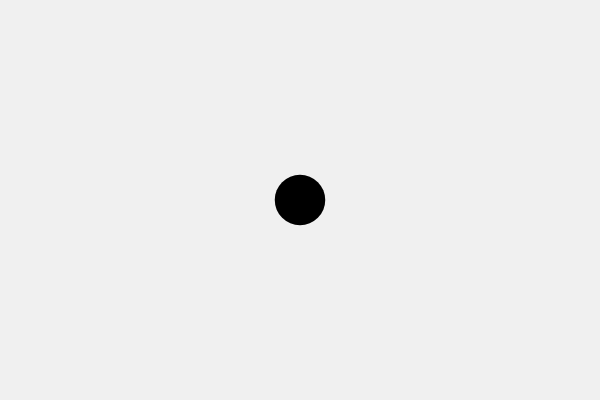
Frame 1 (no input)
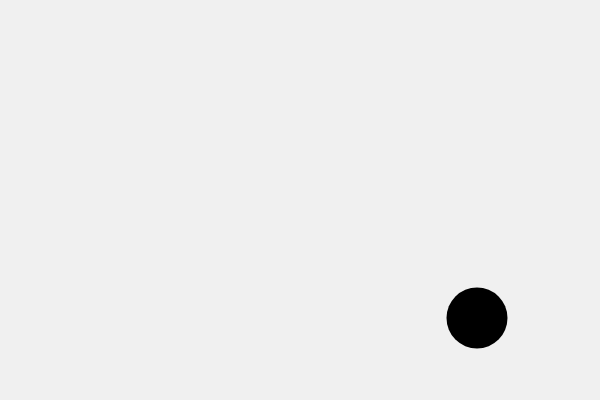
Frame 60 (no input)
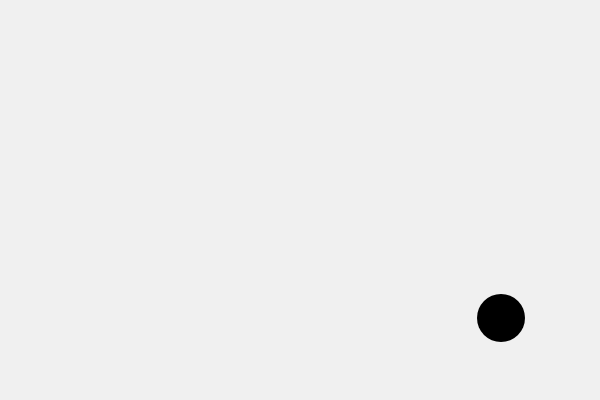
Frame 120 (the mouse pressed at the canvas centre since frame 60)

The p5.js sketch that drew these frames (run headless with seeded random() and noise() and a simulated clock; from frame 60 on, the mouse is pressed at the canvas centre):

// p5.js sketch
// ── sketch.js
let x, y;
let speedX, speedY;
let baseSize;
let sizeOffset;
let growing;

function setup() {
  createCanvas(600, 400);
  x = width / 2;
  y = height / 2;
  speedX = 3;
  speedY = 2;
  baseSize = 50;
  sizeOffset = 0;
  growing = true;
}

function draw() {
  background(240);

  if (growing) {
    sizeOffset += 0.5;
    if (sizeOffset > 20) growing = false;
  } else {
    sizeOffset -= 0.5;
    if (sizeOffset < -10) growing = true;
  }

  let currentSize = baseSize + sizeOffset;

  fill(0);
  noStroke();
  ellipse(x, y, currentSize, currentSize);

  // Déplacer la boule
  x += speedX;
  y += speedY;

  if (x < currentSize / 2 || x > width - currentSize / 2) {
    speedX *= -1;
  }
  if (y < currentSize / 2 || y > height - currentSize / 2) {
    speedY *= -1;
  }
}
